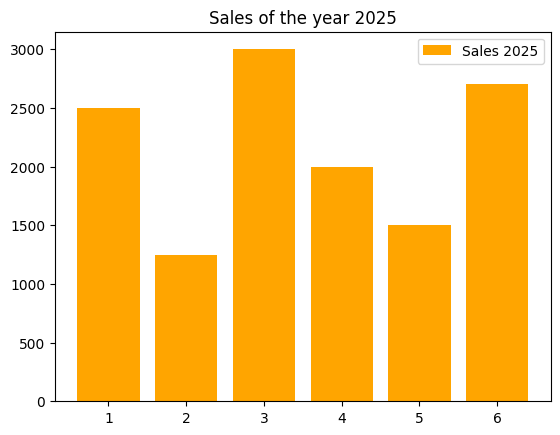

Generate this figure with Python:
import matplotlib.pyplot as plt

months = [1,2,3,4,5,6]
sales = [2500,1250,3000,2000,1500,2700]

plt.bar(months, sales, color='orange',label='Sales 2025')
#FOR HORIZONTAL BAR GRAPH USE plt.barh(...)

plt.legend()
plt.title('Sales of the year 2025')
plt.show()
